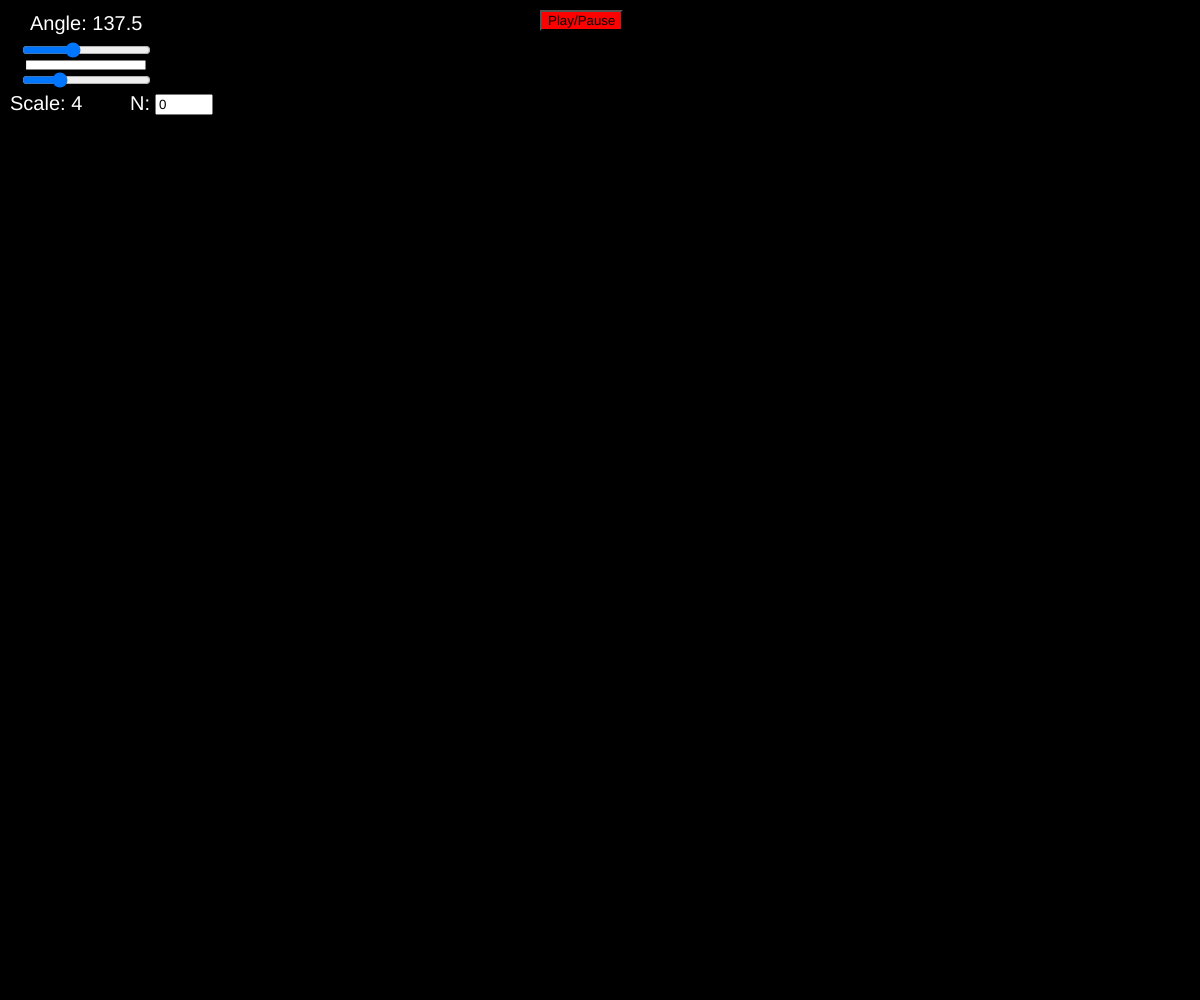
Frame 1 (no input)
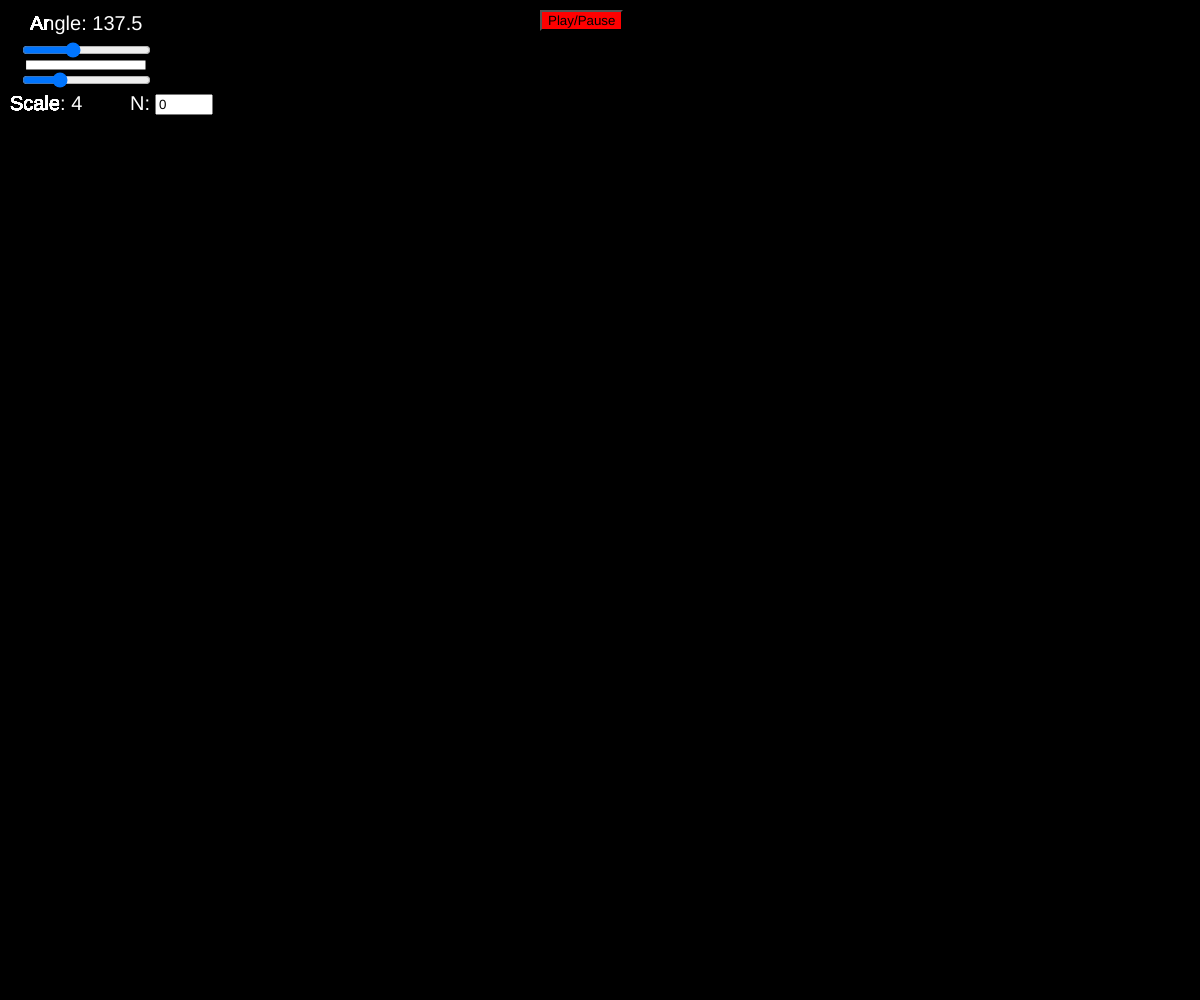
Frame 60 (no input)
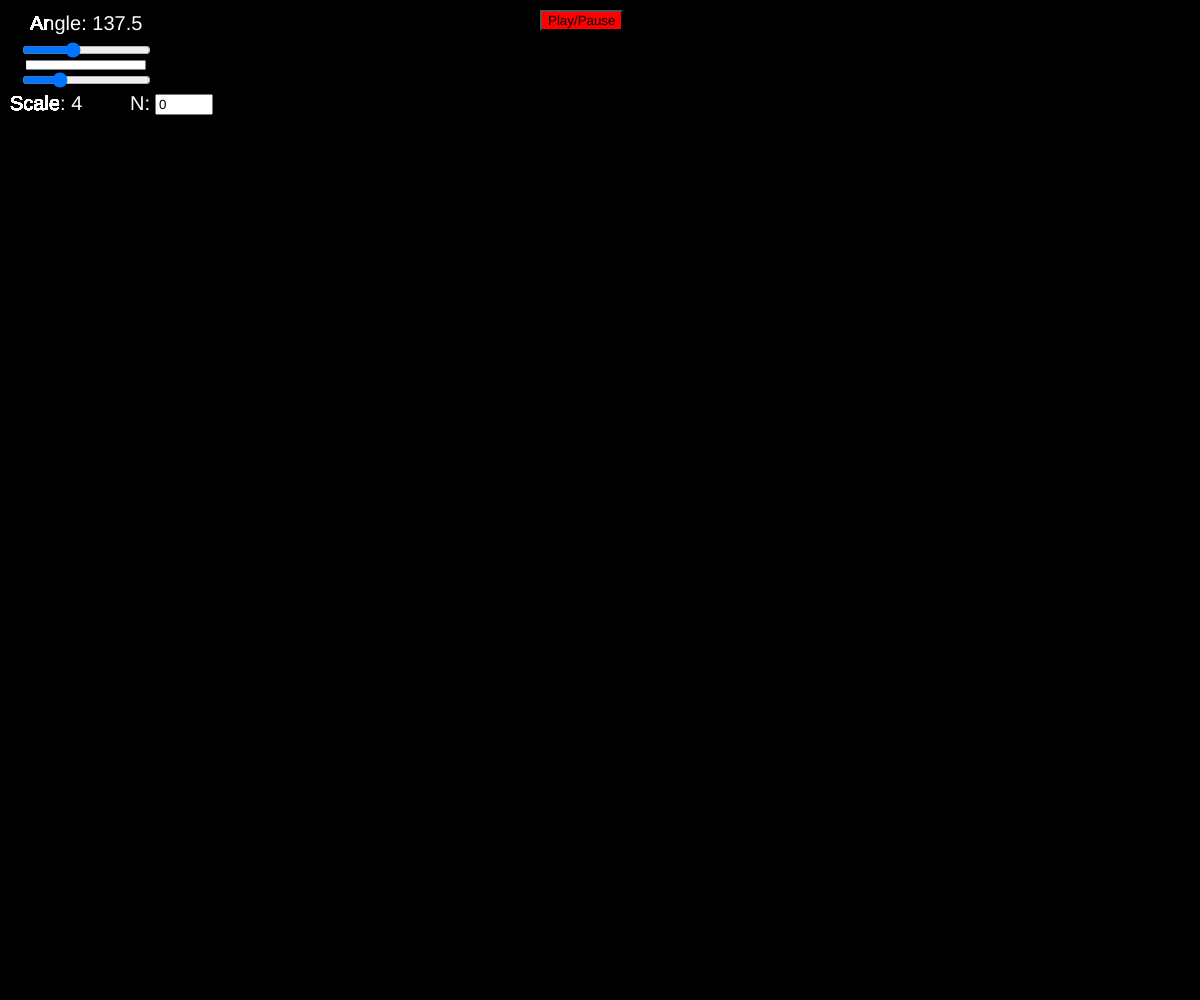
Frame 120 (the mouse pressed at the canvas centre since frame 60)

The p5.js sketch that drew these frames (run headless with seeded random() and noise() and a simulated clock; from frame 60 on, the mouse is pressed at the canvas centre):

// p5.js sketch
// ── sketch.js
var n = 0; // could add slider to control n value as well
var angleSlider;
var play = false;
var scaleSlider; // (how much the radius is changing)
var seeds = []; // use this later with reset a sketch
var button, hx, red, g, b, c;
// var flowerAngles = [ 147.4, 139.9, 137.3, 137.1, 135.1, 65.4 ];
// 216.8, 90.1 (flower but needs to start at this angle) move quickly;
// var crosshairAngles = [ 90 ];

function setup() {
  var cnv = createCanvas(window.innerWidth, window.innerHeight);
  angleMode(DEGREES); // comment out for different effect
  colorMode(HSB);
  background(0);
  angleSlider = createSlider(0, 360, 137.5, .1); // 137.3 for other pattern
  angleSlider.position(20,40);
  scaleSlider = createSlider(0, 15, 4, .1);
  scaleSlider.position(20, 70);
  button = createButton("Play/Pause");
  button.mousePressed(playSwitch);
  button.position(window.innerWidth / 2 - 60, 10);

  input = createInput();
  input.value(n);
  input.style('width', '50px');
  // input.position(20, 135);
}

function playSwitch() {
  if (play) {
    play = false;
    input.value(n);
  } else {
    play = true;
  }
}

function draw() {
  // clear(); background(0);  // creates cool pattern 
  // input.value(n);
  var a = n * angleSlider.value();
  var r = scaleSlider.value() * sqrt(n);
  var x = r * cos(a) + width / 2 ;
  var y = r * sin(a) + height / 2;
  red = n % 256;
  g = 255;
  b = 255;
  c = color(red,g,b);
  hx = "#" + hex(red,2) + hex(g,2) + hex(b,2);
  button.style('background-color', c);
  fill(0);
  rect(50, 5, 120, 40);
  rect(60, 45, 90, 70);
  rect(80, 45, 180, 70);
  fill(255);
  textSize(20);
  text("Angle: " + angleSlider.value(), 30, 30);
  text("Scale: " + scaleSlider.value(), 10, 110);

  if (play) {
    input.position(-20, -135);
    text("N: " + n, 130, 110);
  } else {
    text("N:", 130, 110);
    input.position(155, 94);
  }

  if (play) {
    fill(n % 256, 255, 255); // can change n to a;
    noStroke(); // comment out for different effect
    ellipse(x, y, 4, 4); // 8, 8
    rect(26, 60, 120, 10);
    n++;
  } else {
    n = input.value();
  }

  rect(26, 60, 120, 10);
}

function windowResized() {
  resizeCanvas(window.innerWidth, window.innerHeight);
}
